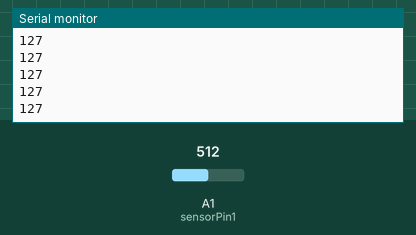
This sketch was run on a simulated Arduino Uno, built with avr-gcc and run on an emulated ATmega328P. On the bench: the last lines printed to the serial monitor. Inputs (shaded band) come from the test bench; at power-on: A1 (sensorPin1) = 512.

Above: at 1.2 s.
1.3 s: A1 (sensorPin1) set to 716
At 1.31 s:
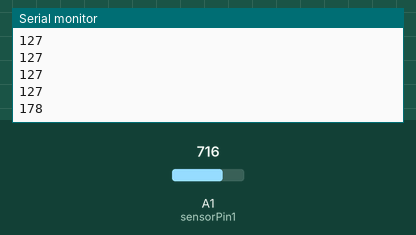
2.8 s: A1 (sensorPin1) set to 900
At 2.81 s:
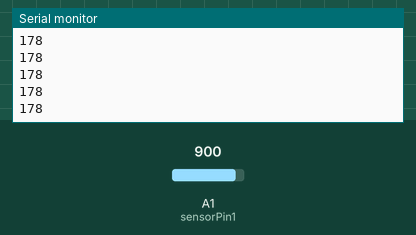
Timing chart, 0 to 5.8 s (numbered marks = the images above; inputs shaded):
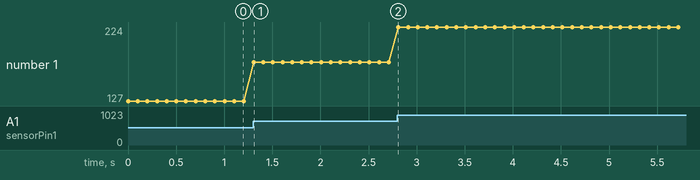

The sketch:

potentio_02.ino
```cpp
const int sensorPin1 = A1;
const int sensorPin2 = A2; // select the input pin for the potentiometer
int sensorValue1 = 0;
int sensorValue2 = 0;// variable to store the value coming from the sensor
int outputValue1 = 0;
int outputValue2 = 0;

void setup() {
  // declare the ledPin as an OUTPUT:
  Serial.begin(9600);
}

void loop() {
  // read the value from the sensor:
  sensorValue1 = analogRead(sensorPin1);
//  sensorValue2 = analogRead(sensorPin2);
      outputValue1 = map(sensorValue1, 0, 1023, 0, 255);
//      outputValue2 = map(sensorValue2,0,1023,0,255);
      Serial.println(outputValue1);
//      Serial.print(" ");
//      Serial.println(outputValue2);
    delay(100);

}
```

Measured:
- after the input at 1.3 s, the serial monitor: prints a new line at once (image 1)
- plotted number 1: 127 → 178 after the input at 1.3 s, 178 → 224 after the input at 2.8 s
